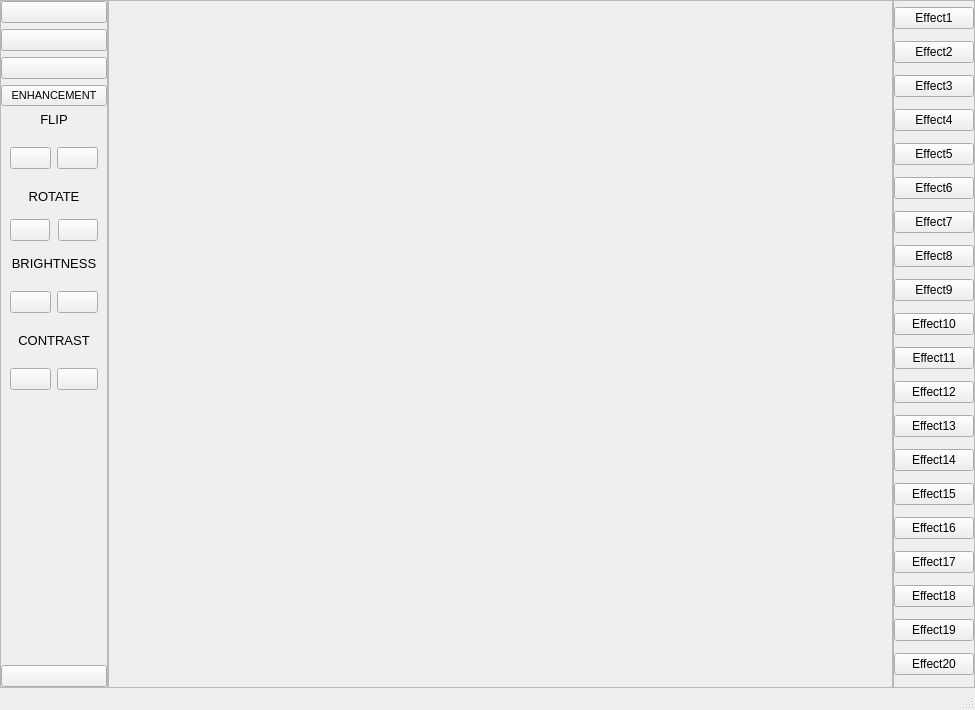
<?xml version="1.0" encoding="UTF-8"?>
<ui version="4.0">
 <class>MainWindow</class>
 <widget class="QMainWindow" name="MainWindow">
  <property name="geometry">
   <rect>
    <x>0</x>
    <y>0</y>
    <width>975</width>
    <height>710</height>
   </rect>
  </property>
  <property name="minimumSize">
   <size>
    <width>613</width>
    <height>409</height>
   </size>
  </property>
  <property name="windowTitle">
   <string>Image Editing Tool</string>
  </property>
  <widget class="QWidget" name="centralwidget">
   <layout class="QHBoxLayout" name="horizontalLayout" stretch="0,0,0">
    <property name="spacing">
     <number>0</number>
    </property>
    <property name="leftMargin">
     <number>0</number>
    </property>
    <property name="topMargin">
     <number>0</number>
    </property>
    <property name="rightMargin">
     <number>0</number>
    </property>
    <property name="bottomMargin">
     <number>0</number>
    </property>
    <item>
     <widget class="QFrame" name="frame">
      <property name="frameShape">
       <enum>QFrame::StyledPanel</enum>
      </property>
      <property name="frameShadow">
       <enum>QFrame::Raised</enum>
      </property>
      <layout class="QVBoxLayout" name="verticalLayout">
       <property name="leftMargin">
        <number>0</number>
       </property>
       <property name="topMargin">
        <number>0</number>
       </property>
       <property name="rightMargin">
        <number>0</number>
       </property>
       <property name="bottomMargin">
        <number>0</number>
       </property>
       <item>
        <widget class="QPushButton" name="openBtn">
         <property name="text">
          <string/>
         </property>
         <property name="icon">
          <iconset>
           <normaloff>import.png</normaloff>import.png</iconset>
         </property>
         <property name="iconSize">
          <size>
           <width>32</width>
           <height>32</height>
          </size>
         </property>
        </widget>
       </item>
       <item>
        <widget class="QPushButton" name="saveBtn">
         <property name="text">
          <string/>
         </property>
         <property name="icon">
          <iconset>
           <normaloff>save.png</normaloff>save.png</iconset>
         </property>
         <property name="iconSize">
          <size>
           <width>32</width>
           <height>32</height>
          </size>
         </property>
        </widget>
       </item>
       <item>
        <widget class="QPushButton" name="cropBtn">
         <property name="text">
          <string/>
         </property>
         <property name="icon">
          <iconset>
           <normaloff>crop.png</normaloff>crop.png</iconset>
         </property>
         <property name="iconSize">
          <size>
           <width>32</width>
           <height>32</height>
          </size>
         </property>
        </widget>
       </item>
       <item>
        <widget class="QPushButton" name="enhancementBtn">
         <property name="font">
          <font>
           <pointsize>8</pointsize>
          </font>
         </property>
         <property name="text">
          <string>ENHANCEMENT</string>
         </property>
         <property name="icon">
          <iconset>
           <normaloff>:/addborder.png</normaloff>:/addborder.png</iconset>
         </property>
         <property name="iconSize">
          <size>
           <width>32</width>
           <height>32</height>
          </size>
         </property>
        </widget>
       </item>
       <item>
        <widget class="QLabel" name="label">
         <property name="font">
          <font>
           <pointsize>10</pointsize>
          </font>
         </property>
         <property name="text">
          <string>FLIP</string>
         </property>
         <property name="alignment">
          <set>Qt::AlignCenter</set>
         </property>
        </widget>
       </item>
       <item>
        <widget class="QWidget" name="horizontalWidget" native="true">
         <property name="minimumSize">
          <size>
           <width>50</width>
           <height>50</height>
          </size>
         </property>
         <layout class="QHBoxLayout" name="horizontalLayout_2">
          <item>
           <widget class="QPushButton" name="verticalFlipBtn">
            <property name="text">
             <string/>
            </property>
            <property name="icon">
             <iconset>
              <normaloff>vertical.png</normaloff>vertical.png</iconset>
            </property>
            <property name="iconSize">
             <size>
              <width>32</width>
              <height>32</height>
             </size>
            </property>
           </widget>
          </item>
          <item>
           <widget class="QPushButton" name="horizontalFlipBtn">
            <property name="text">
             <string/>
            </property>
            <property name="icon">
             <iconset>
              <normaloff>horizontal.png</normaloff>horizontal.png</iconset>
            </property>
            <property name="iconSize">
             <size>
              <width>32</width>
              <height>32</height>
             </size>
            </property>
           </widget>
          </item>
         </layout>
        </widget>
       </item>
       <item>
        <widget class="QLabel" name="label_2">
         <property name="font">
          <font>
           <pointsize>10</pointsize>
          </font>
         </property>
         <property name="text">
          <string>ROTATE</string>
         </property>
         <property name="alignment">
          <set>Qt::AlignCenter</set>
         </property>
        </widget>
       </item>
       <item>
        <widget class="QWidget" name="horizontalWidget" native="true">
         <property name="minimumSize">
          <size>
           <width>50</width>
           <height>20</height>
          </size>
         </property>
         <layout class="QHBoxLayout" name="horizontalLayout_3">
          <property name="spacing">
           <number>8</number>
          </property>
          <item>
           <widget class="QPushButton" name="pushButton_2">
            <property name="text">
             <string/>
            </property>
            <property name="icon">
             <iconset>
              <normaloff>leftRotate.png</normaloff>leftRotate.png</iconset>
            </property>
            <property name="iconSize">
             <size>
              <width>32</width>
              <height>32</height>
             </size>
            </property>
           </widget>
          </item>
          <item>
           <widget class="QPushButton" name="pushButton">
            <property name="text">
             <string/>
            </property>
            <property name="icon">
             <iconset>
              <normaloff>r.png</normaloff>r.png</iconset>
            </property>
            <property name="iconSize">
             <size>
              <width>32</width>
              <height>32</height>
             </size>
            </property>
           </widget>
          </item>
         </layout>
        </widget>
       </item>
       <item>
        <widget class="QLabel" name="label_3">
         <property name="font">
          <font>
           <pointsize>10</pointsize>
          </font>
         </property>
         <property name="text">
          <string>BRIGHTNESS</string>
         </property>
         <property name="alignment">
          <set>Qt::AlignCenter</set>
         </property>
        </widget>
       </item>
       <item>
        <widget class="QWidget" name="horizontalWidget" native="true">
         <property name="minimumSize">
          <size>
           <width>50</width>
           <height>50</height>
          </size>
         </property>
         <layout class="QHBoxLayout" name="horizontalLayout_4">
          <item>
           <widget class="QPushButton" name="pushButton_4">
            <property name="text">
             <string/>
            </property>
            <property name="icon">
             <iconset>
              <normaloff>plus.webp</normaloff>plus.webp</iconset>
            </property>
            <property name="iconSize">
             <size>
              <width>32</width>
              <height>32</height>
             </size>
            </property>
           </widget>
          </item>
          <item>
           <widget class="QPushButton" name="pushButton_3">
            <property name="text">
             <string/>
            </property>
            <property name="icon">
             <iconset>
              <normaloff>minus.ico</normaloff>minus.ico</iconset>
            </property>
            <property name="iconSize">
             <size>
              <width>32</width>
              <height>32</height>
             </size>
            </property>
           </widget>
          </item>
         </layout>
        </widget>
       </item>
       <item>
        <widget class="QLabel" name="label_4">
         <property name="font">
          <font>
           <pointsize>10</pointsize>
          </font>
         </property>
         <property name="text">
          <string>CONTRAST</string>
         </property>
         <property name="alignment">
          <set>Qt::AlignCenter</set>
         </property>
        </widget>
       </item>
       <item>
        <widget class="QWidget" name="horizontalWidget" native="true">
         <property name="minimumSize">
          <size>
           <width>50</width>
           <height>50</height>
          </size>
         </property>
         <layout class="QHBoxLayout" name="horizontalLayout_5">
          <item>
           <widget class="QPushButton" name="pushButton_6">
            <property name="text">
             <string/>
            </property>
            <property name="icon">
             <iconset>
              <normaloff>plus.webp</normaloff>plus.webp</iconset>
            </property>
            <property name="iconSize">
             <size>
              <width>32</width>
              <height>32</height>
             </size>
            </property>
           </widget>
          </item>
          <item>
           <widget class="QPushButton" name="pushButton_5">
            <property name="text">
             <string/>
            </property>
            <property name="icon">
             <iconset>
              <normaloff>minus.ico</normaloff>minus.ico</iconset>
            </property>
            <property name="iconSize">
             <size>
              <width>32</width>
              <height>32</height>
             </size>
            </property>
           </widget>
          </item>
         </layout>
        </widget>
       </item>
       <item>
        <spacer name="verticalSpacer">
         <property name="orientation">
          <enum>Qt::Vertical</enum>
         </property>
         <property name="sizeHint" stdset="0">
          <size>
           <width>20</width>
           <height>40</height>
          </size>
         </property>
        </spacer>
       </item>
       <item>
        <widget class="QPushButton" name="quitBtn">
         <property name="text">
          <string/>
         </property>
         <property name="icon">
          <iconset>
           <normaloff>exit.png</normaloff>exit.png</iconset>
         </property>
         <property name="iconSize">
          <size>
           <width>32</width>
           <height>32</height>
          </size>
         </property>
        </widget>
       </item>
      </layout>
     </widget>
    </item>
    <item>
     <widget class="QScrollArea" name="scrollArea">
      <property name="widgetResizable">
       <bool>true</bool>
      </property>
      <widget class="QWidget" name="scrollAreaWidgetContents">
       <property name="geometry">
        <rect>
         <x>0</x>
         <y>0</y>
         <width>744</width>
         <height>683</height>
        </rect>
       </property>
      </widget>
     </widget>
    </item>
    <item>
     <widget class="QFrame" name="frame_2">
      <property name="frameShape">
       <enum>QFrame::StyledPanel</enum>
      </property>
      <property name="frameShadow">
       <enum>QFrame::Raised</enum>
      </property>
      <layout class="QVBoxLayout" name="verticalLayout_2">
       <property name="leftMargin">
        <number>0</number>
       </property>
       <property name="topMargin">
        <number>0</number>
       </property>
       <property name="rightMargin">
        <number>0</number>
       </property>
       <property name="bottomMargin">
        <number>0</number>
       </property>
       <item>
        <widget class="QPushButton" name="effect1">
         <property name="text">
          <string>Effect1</string>
         </property>
         <property name="icon">
          <iconset>
           <normaloff>:/prev.png</normaloff>:/prev.png</iconset>
         </property>
         <property name="iconSize">
          <size>
           <width>32</width>
           <height>32</height>
          </size>
         </property>
        </widget>
       </item>
       <item>
        <widget class="QPushButton" name="effect2">
         <property name="text">
          <string>Effect2</string>
         </property>
         <property name="icon">
          <iconset>
           <normaloff>:/next.png</normaloff>:/next.png</iconset>
         </property>
         <property name="iconSize">
          <size>
           <width>32</width>
           <height>32</height>
          </size>
         </property>
        </widget>
       </item>
       <item>
        <widget class="QPushButton" name="effect3">
         <property name="text">
          <string>Effect3</string>
         </property>
         <property name="icon">
          <iconset>
           <normaloff>:/zoomin.png</normaloff>:/zoomin.png</iconset>
         </property>
         <property name="iconSize">
          <size>
           <width>32</width>
           <height>32</height>
          </size>
         </property>
        </widget>
       </item>
       <item>
        <widget class="QPushButton" name="effect4">
         <property name="text">
          <string>Effect4</string>
         </property>
         <property name="icon">
          <iconset>
           <normaloff>:/zoomout.png</normaloff>:/zoomout.png</iconset>
         </property>
         <property name="iconSize">
          <size>
           <width>32</width>
           <height>32</height>
          </size>
         </property>
        </widget>
       </item>
       <item>
        <widget class="QPushButton" name="effect5">
         <property name="text">
          <string>Effect5</string>
         </property>
        </widget>
       </item>
       <item>
        <widget class="QPushButton" name="effect6">
         <property name="text">
          <string>Effect6</string>
         </property>
        </widget>
       </item>
       <item>
        <widget class="QPushButton" name="effect7">
         <property name="text">
          <string>Effect7</string>
         </property>
        </widget>
       </item>
       <item>
        <widget class="QPushButton" name="effect8">
         <property name="text">
          <string>Effect8</string>
         </property>
        </widget>
       </item>
       <item>
        <widget class="QPushButton" name="effect9">
         <property name="text">
          <string>Effect9</string>
         </property>
        </widget>
       </item>
       <item>
        <widget class="QPushButton" name="effect10">
         <property name="text">
          <string>Effect10</string>
         </property>
        </widget>
       </item>
       <item>
        <widget class="QPushButton" name="effect11">
         <property name="text">
          <string>Effect11</string>
         </property>
        </widget>
       </item>
       <item>
        <widget class="QPushButton" name="effect12">
         <property name="text">
          <string>Effect12</string>
         </property>
        </widget>
       </item>
       <item>
        <widget class="QPushButton" name="effect13">
         <property name="text">
          <string>Effect13</string>
         </property>
        </widget>
       </item>
       <item>
        <widget class="QPushButton" name="effect14">
         <property name="text">
          <string>Effect14</string>
         </property>
        </widget>
       </item>
       <item>
        <widget class="QPushButton" name="effect15">
         <property name="text">
          <string>Effect15</string>
         </property>
         <property name="icon">
          <iconset>
           <normaloff>:/originalsize.png</normaloff>:/originalsize.png</iconset>
         </property>
         <property name="iconSize">
          <size>
           <width>32</width>
           <height>32</height>
          </size>
         </property>
        </widget>
       </item>
       <item>
        <widget class="QPushButton" name="effect16">
         <property name="text">
          <string>Effect16</string>
         </property>
        </widget>
       </item>
       <item>
        <widget class="QPushButton" name="effect17">
         <property name="text">
          <string>Effect17</string>
         </property>
         <property name="iconSize">
          <size>
           <width>32</width>
           <height>32</height>
          </size>
         </property>
        </widget>
       </item>
       <item>
        <widget class="QPushButton" name="effect18">
         <property name="text">
          <string>Effect18</string>
         </property>
         <property name="icon">
          <iconset>
           <normaloff>:/rotateleft.png</normaloff>:/rotateleft.png</iconset>
         </property>
         <property name="iconSize">
          <size>
           <width>32</width>
           <height>32</height>
          </size>
         </property>
        </widget>
       </item>
       <item>
        <widget class="QPushButton" name="effect19">
         <property name="text">
          <string>Effect19</string>
         </property>
         <property name="icon">
          <iconset>
           <normaloff>:/rotateright.png</normaloff>:/rotateright.png</iconset>
         </property>
         <property name="iconSize">
          <size>
           <width>32</width>
           <height>32</height>
          </size>
         </property>
        </widget>
       </item>
       <item>
        <widget class="QPushButton" name="slideShowBtn">
         <property name="text">
          <string>Effect20</string>
         </property>
         <property name="icon">
          <iconset>
           <normaloff>:/play.png</normaloff>:/play.png</iconset>
         </property>
         <property name="iconSize">
          <size>
           <width>32</width>
           <height>32</height>
          </size>
         </property>
         <property name="checkable">
          <bool>true</bool>
         </property>
        </widget>
       </item>
      </layout>
     </widget>
    </item>
   </layout>
  </widget>
  <widget class="QStatusBar" name="statusbar"/>
 </widget>
 <resources>
  <include location="resources.qrc"/>
 </resources>
 <connections/>
</ui>
